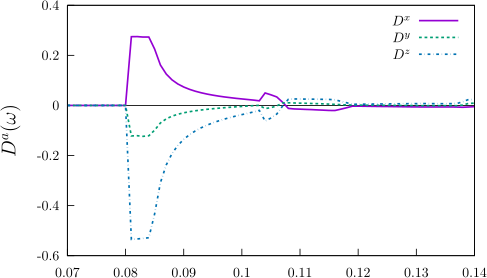

Here is the gnuplot script that generated this plot:
set terminal mp color dashed latex 11

# set xlabel "{\\Large Photon Energy (eV)}"

set xtics nomirror
set ytics nomirror
set zeroaxis lw 1 lt 2 lc 0
# set label 1 "{\\Large C$_{16}$H$_{8}$-up}"   at graph 0.75, graph 0.15

set xtics 0.01
set ytics 0.2
set output "up-dsp.mp"
set key right top
set xrange [0.07:0.14]
set yrange [-0.6:0.4]
set ylabel "{\\Large $D^{a}(\\omega)$}"


p   "data/up/res-spin_0-0.8eV/dsp.kk_x_8452_40-spin_scissor_0_Nc_18" u ($1+0.003):(0.813*2*$4/($2+$3+1.e-10)) title "$D^{x}$" w l lw 2.0 lt 1 dt 1,\
    "data/up/res-spin_0-0.8eV/dsp.kk_y_8452_40-spin_scissor_0_Nc_18" u ($1+0.003):(0.813*2*$4/($2+$3+1.e-10)) title "$D^{y}$" w l lw 2.0 lt 2 dt 2,\
    "data/up/res-spin_0-0.8eV/dsp.kk_z_8452_40-spin_scissor_0_Nc_18" u ($1+0.003):(0.813*2*$4/($2+$3+1.e-10)) title "$D^{z}$" w l lw 2.0 lt 6 dt 3,\
